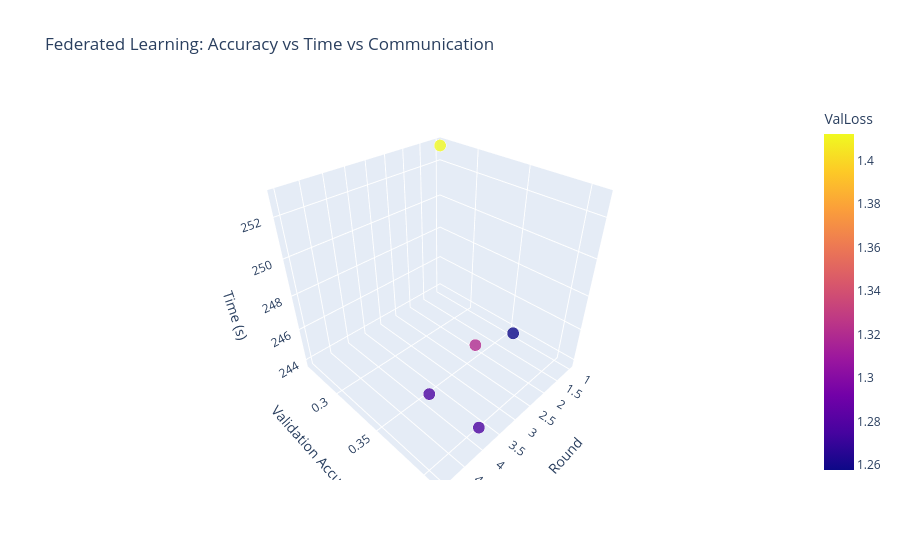

Source (notebook cell):
### Code cell
fig = px.scatter_3d(round_df, x='Round', y='ValAcc', z='RoundTimeSec',
                    size='Total_Comm_Bytes', color='ValLoss',
                    color_continuous_scale='plasma',
                    title="Federated Learning: Accuracy vs Time vs Communication",
                    labels={'ValAcc':'Validation Accuracy', 'RoundTimeSec':'Time (s)', 'Total_Comm_Bytes':'Comm Bytes'})
fig.update_traces(marker=dict(opacity=0.8, line=dict(width=1)))
fig.show()

### Figure 1 — Plotly figure (JSON) as saved in the notebook; plotly's stock layout.template omitted (floating-point values rounded to 4 significant figures)
{"data": [{"hovertemplate": "Round=%{x}<br>Validation Accuracy=%{y}<br>Time (s)=%{z}<br>Comm Bytes=%{marker.size}<br>ValLoss=%{marker.color}<extra></extra>", "legendgroup": "", "marker": {"color": [1.412, 1.321, 1.258, 1.277, 1.277], "coloraxis": "coloraxis", "line": {"width": 1}, "opacity": 0.8, "size": [32539200, 32539200, 32539200, 32539200, 32539200], "sizemode": "area", "sizeref": 81348, "symbol": "circle"}, "mode": "markers", "name": "", "scene": "scene", "showlegend": false, "type": "scatter3d", "x": [1, 2, 3, 4, 5], "y": [0.2621, 0.3427, 0.404, 0.4102, 0.4014], "z": [252.9, 243.8, 248.3, 244.8, 248.2]}], "layout": {"coloraxis": {"colorbar": {"title": {"text": "ValLoss"}}, "colorscale": [[0, "#0d0887"], [0.1111, "#46039f"], [0.2222, "#7201a8"], [0.3333, "#9c179e"], [0.4444, "#bd3786"], [0.5556, "#d8576b"], [0.6667, "#ed7953"], [0.7778, "#fb9f3a"], [0.8889, "#fdca26"], [1, "#f0f921"]]}, "legend": {"itemsizing": "constant", "tracegroupgap": 0}, "scene": {"domain": {"x": [0, 1], "y": [0, 1]}, "xaxis": {"title": {"text": "Round"}}, "yaxis": {"title": {"text": "Validation Accuracy"}}, "zaxis": {"title": {"text": "Time (s)"}}}, "title": {"text": "Federated Learning: Accuracy vs Time vs Communication"}}}
